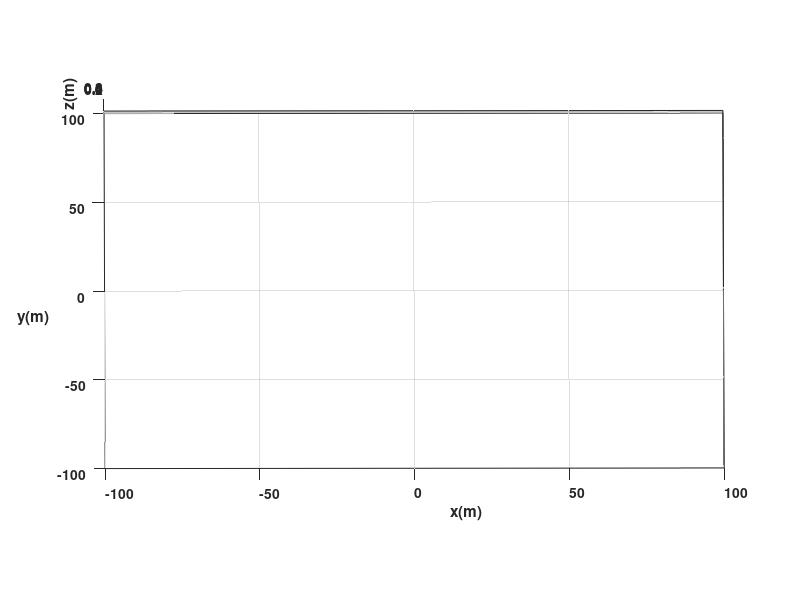

Source code (MATLAB): (Note: this script raises an error after producing the figure.)
%Limpieza de pantalla
clear all
close all
clc

%1 TIEMPO %%%%%%%%%%%%%%%%%%%%%%%%%%%%%%%%%%%%%%%%%%%%%%%%%%%%%%%%
tf=15;             % Tiempo de simulación en segundos (s)
ts=0.1;            % Tiempo de muestreo en segundos (s)
t=0:ts:tf;         % Vector de tiempo
N= length(t);      % Muestras


%2 CONDICIONES INICIALES %%%%%%%%%%%%%%%%%%%%%%%%%%%%%%%%%%%%%%%%%

%Damos valores a nuestro punto inicial de posición y orientación
x1(1)=0;  %Posición inicial eje x
y1(1)=0;  %Posición inicial eje y
phi(1)=0; %Orientación inicial del robot 

%3 POSICION DESEADA %%%%%%%%%%%%%%%%%%%%%%%%%%%%%%%%%%%%%%%%%%%%

%Damos valores a nuestra posición deseada
hxd=45;
hyd=-45;

%Igualamos el punto de control con las proyecciones X1 y Y1 por su
%coincidencia
hx(1)= x1(1);       % Posición del punto de control en el eje (X) metros (m)
hy(1)= y1(1);       % Posición del punto de control en el eje (Y) metros (m)

%4 CONTROL, BUCLE DE SIMULACION %%%%%%%%%%%%%%%%%%%%%%%%%%%%%%%%

%Calculamos la distancia del punto de origen al setpoint
d = sqrt((hxd-x1(1))^2+(hyd-y1(1))^2);
%Acotamos acorde a la distancia del putno 
d_limit = 10;
%Valor con el que saturaremos las velocidades
k_max = 0.35; 

%Para distancias cortas
if d < d_limit
    k = d*.1; 
else %Para distancias largas
    k = d*.05; 
end

kv = k; 
kw = k; 

if k > k_max
   kv = k_max; 
   kw = k_max; 
end

for k=1:N 

    %a)Errores de control
    hxe(k)=hxd-hx(k);
    hye(k)=hyd-hy(k);
    
    %Matriz de error
    he= [hxe(k);hye(k)];
    %Magnitud del error de posición
    Error(k)= sqrt(hxe(k)^2 +hye(k)^2);

    %b)Matriz Jacobiana
    J=[cos(phi(k)) -sin(phi(k));... %Matriz de rotación en 2D
       sin(phi(k)) cos(phi(k))];

    %c)Matriz de Ganancias
    K=[kv 0;...
       0 kw];

    %d)Ley de Control
    qpRef= pinv(J)*K*he;

    v(k)= qpRef(1);   %Velocidad lineal de entrada al robot 
    w(k)= qpRef(2);   %Velocidad angular de entrada al robot 


%5 APLICACIÓN DE CONTROL AL ROBOT %%%%%%%%%%%%%%%%%%%%%%%%%%%%%%%%

    %Aplico la integral a la velocidad angular para obtener el angulo "phi" de la orientación
    phi(k+1)=phi(k)+w(k)*ts; % Integral numérica (método de Euler)
           
   %%%%%%%%%%%%%%%%%%%%% MODELO CINEMATICO %%%%%%%%%%%%%%%%%%%%%%%%%
    
    xp1=v(k)*cos(phi(k)); 
    yp1=v(k)*sin(phi(k));
 
    %Aplico la integral a la velocidad lineal para obtener las cordenadas
    %"x1" y "y1" de la posición
    x1(k+1)=x1(k)+ xp1*ts; % Integral numérica (método de Euler)
    y1(k+1)=y1(k)+ yp1*ts; % Integral numérica (método de Euler)

    % Posicion del robot con respecto al punto de control
    hx(k+1)=x1(k+1); 
    hy(k+1)=y1(k+1);
     

end

%%%%%%%%%%%%%%%%%%%%%%%%%%%%% SIMULACION VIRTUAL 3D %%%%%%%%%%%%%%%%%%%%%%%%%%%%

% a) Configuracion de escena

scene=figure;  % Crear figura (Escena)
set(scene,'Color','white'); % Color del fondo de la escena
set(gca,'FontWeight','bold') ;% Negrilla en los ejes y etiquetas
sizeScreen=get(0,'ScreenSize'); % Retorna el tamaño de la pantalla del computador
set(scene,'position',sizeScreen); % Configurar tamaño de la figura
camlight('headlight'); % Luz para la escena
axis equal; % Establece la relación de aspecto para que las unidades de datos sean las mismas en todas las direcciones.
grid on; % Mostrar líneas de cuadrícula en los ejes
box on; % Mostrar contorno de ejes
xlabel('x(m)'); ylabel('y(m)'); zlabel('z(m)'); % Etiqueta de los eje

view([-0.1 35]); % Orientacion de la figura
axis([-100 100 -100 100 0 1]); % Ingresar limites minimos y maximos en los ejes x y z [minX maxX minY maxY minZ maxZ]

% b) Graficar robots en la posicion inicial
scale = 4;
MobileRobot_5;
H1=MobilePlot_4(x1(1),y1(1),phi(1),scale);hold on;

% c) Graficar Trayectorias
H2=plot3(hx(1),hy(1),0,'r','lineWidth',2);
H3=plot3(hxd,hyd,0,'bo','lineWidth',2); %Grafico circulo en posición deseada
H4=plot3(hx(1),hy(1),0,'go','lineWidth',2);%Grafico circulo en posición inicial
% d) Bucle de simulacion de movimiento del robot

step=1; % pasos para simulacion

for k=1:step:N

    delete(H1);    
    delete(H2);
    
    H1=MobilePlot_4(x1(k),y1(k),phi(k),scale);
    H2=plot3(hx(1:k),hy(1:k),zeros(1,k),'r','lineWidth',2);
    
    pause(ts);

end

%%%%%%%%%%%%%%%%%%%%%%%%%%%%% Graficas %%%%%%%%%%%%%%%%%%%%%%%%%%%%
graph=figure;  % Crear figura (Escena)
set(graph,'position',sizeScreen); % Congigurar tamaño de la figura
subplot(311)
plot(t,v,'b','LineWidth',2),grid('on'),xlabel('Tiempo [s]'),ylabel('m/s'),legend('Velocidad Lineal (v)');
subplot(312)
plot(t,w,'g','LineWidth',2),grid('on'),xlabel('Tiempo [s]'),ylabel('[rad/s]'),legend('Velocidad Angular (w)');
subplot(313)
plot(t,Error,'r','LineWidth',2),grid('on'),xlabel('Tiempo [s]'),ylabel('[metros]'),legend('Error de posición (m)');